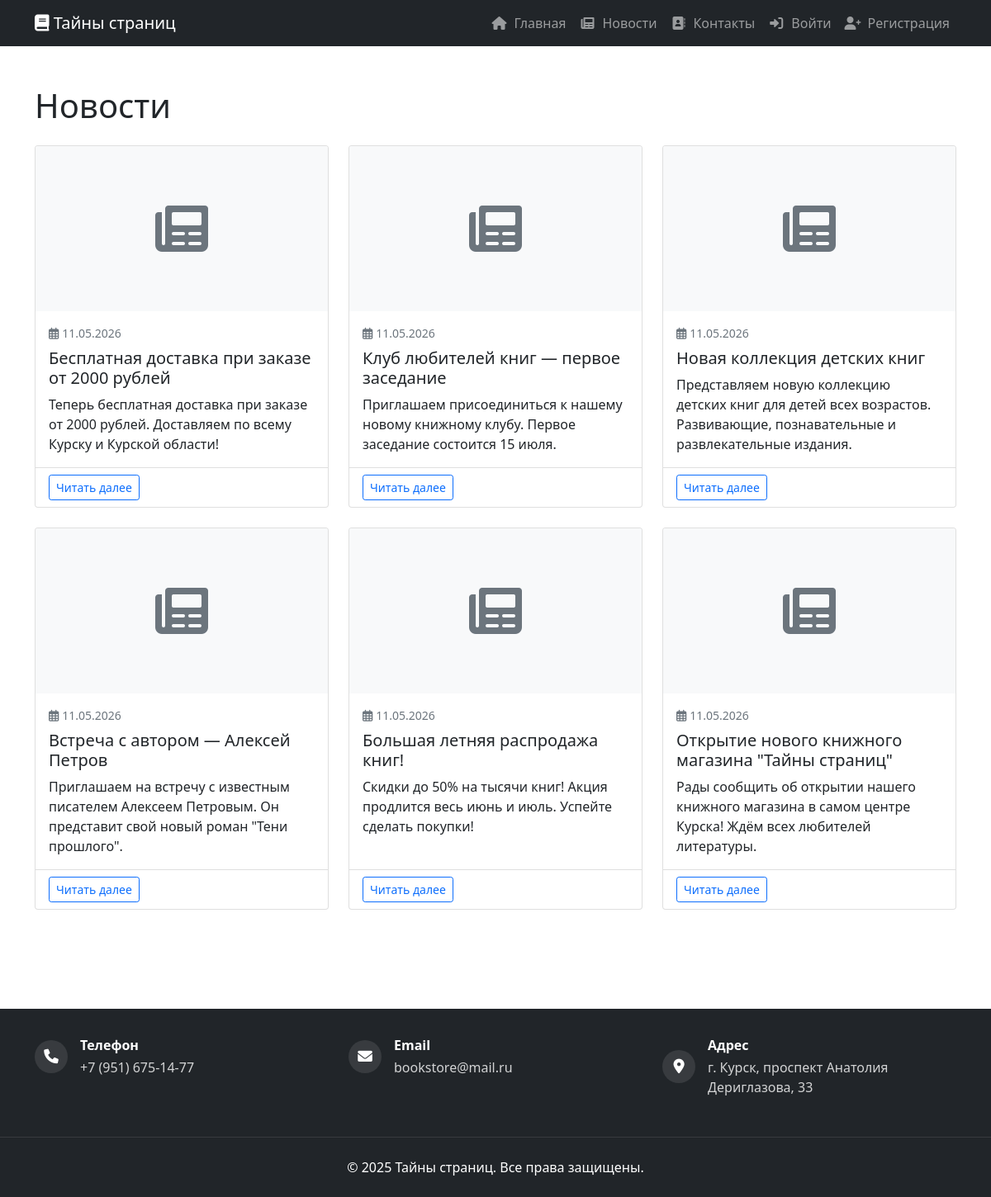
The page /news/ on the database as committed earlier.
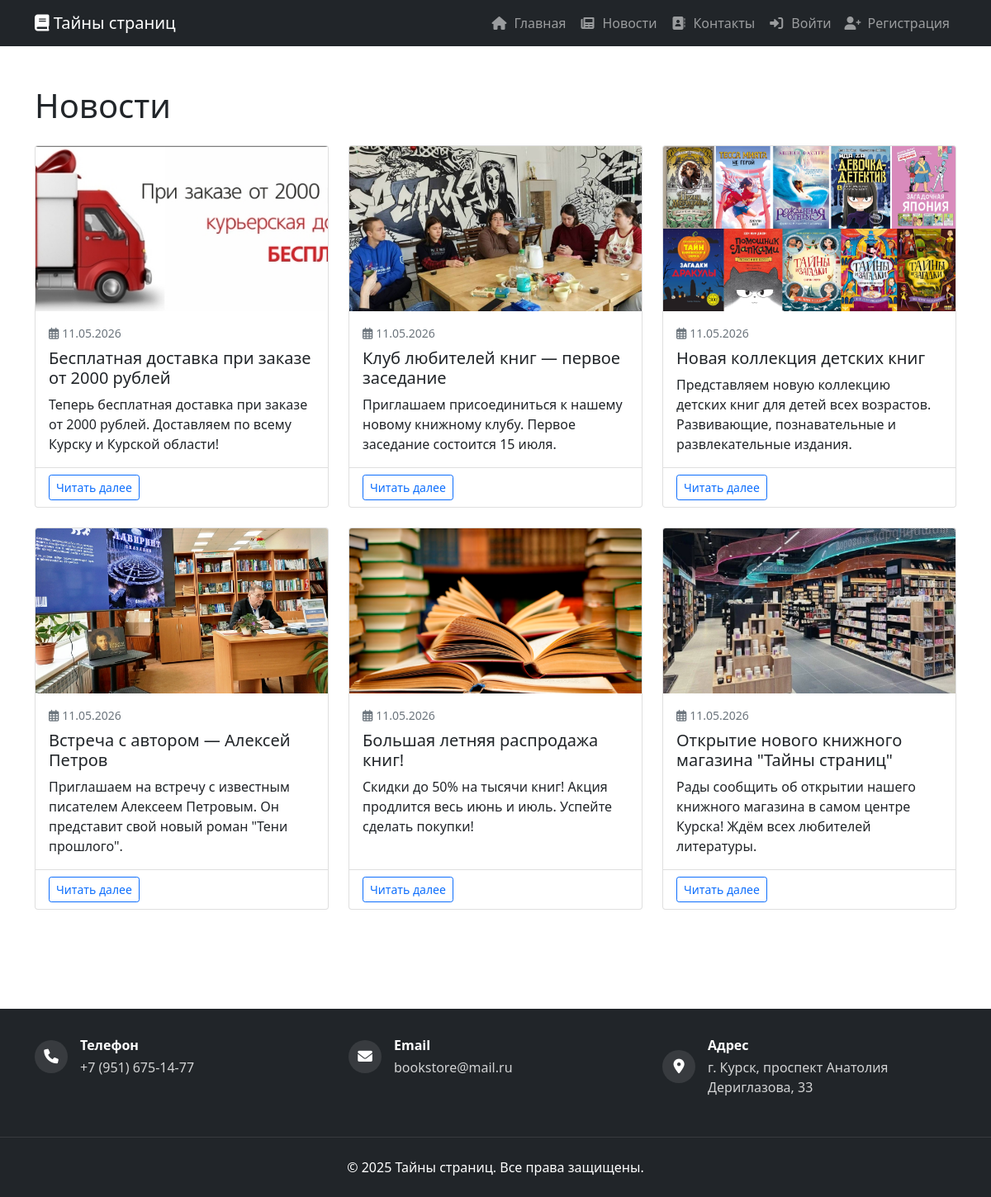
The same page on the database as committed later.
### catalog/models.py (models this page shows, shortened)
class News(models.Model):
    title = models.CharField(max_length=200, verbose_name="Заголовок")
    slug = models.SlugField(max_length=200, unique=True, verbose_name="URL-имя")
    short_content = models.TextField(verbose_name="Краткое описание")
    content = models.TextField(verbose_name="Полное содержание")
    image = models.ImageField(upload_to='news/', verbose_name="Изображение", null=True, blank=True)
    is_published = models.BooleanField(default=True, verbose_name="Опубликовано")
    created_at = models.DateTimeField(auto_now_add=True, verbose_name="Дата создания")
    updated_at = models.DateTimeField(auto_now=True, verbose_name="Дата обновления")
    class Meta:
        verbose_name = "Новость"
        verbose_name_plural = "Новости"
        ordering = ['-created_at']

### catalog/views.py (the view)
# urls.py: path('news/', views.news_list, name='news_list'),
def news_list(request):
    news_items = News.objects.filter(is_published=True).order_by('-created_at')
    paginator = Paginator(news_items, 9)
    page_number = request.GET.get('page')
    page_obj = paginator.get_page(page_number)
    return render(request, 'catalog/news_list.html', {'page_obj': page_obj})

### catalog/templates/catalog/news_list.html (shortened to what this page needs)
{% extends 'base.html' %}
{% block content %}
<div class="container py-5">
    <h1 class="mb-4">Новости</h1>
    {% if page_obj %}
    <div class="row">
        {% for news in page_obj %}
        <div class="col-md-6 col-lg-4 mb-4">
            <div class="card h-100 news-card">
                {% if news.image %}
                <img src="{{ news.image.url }}" class="card-img-top news-image" alt="{{ news.title }}">
                {% else %}
                <div class="card-img-top news-image-placeholder d-flex align-items-center justify-content-center bg-light">
                    <i class="fas fa-newspaper fa-4x text-muted"></i>
                </div>
                {% endif %}
                <div class="card-body">
                    <p class="text-muted small mb-2">
                        <i class="far fa-calendar-alt me-1"></i>{{ news.created_at|date:"d.m.Y" }}
                    </p>
                    <h5 class="card-title">{{ news.title }}</h5>
                    <p class="card-text">{{ news.short_content|truncatewords:20 }}</p>
                </div>
                <div class="card-footer bg-transparent">
                    <a href="{% url 'news_detail' slug=news.slug %}" class="btn btn-outline-primary btn-sm">
                        Читать далее
                    </a>
                </div>
            </div>
        </div>
        {% endfor %}
    </div>
    {% else %}
    <div class="alert alert-info">
        <i class="fas fa-info-circle me-2"></i>Новостей пока нет.
    </div>
    {% endif %}
</div>
{% endblock %}

### catalog/templates/base.html (shortened to what this page needs)
{% load static %}
<!DOCTYPE html>
<html lang="ru">
<head>
    <link href="https://cdn.jsdelivr.net/npm/bootstrap@5.1.3/dist/css/bootstrap.min.css" rel="stylesheet">
    <link href="https://cdnjs.cloudflare.com/ajax/libs/font-awesome/6.0.0/css/all.min.css" rel="stylesheet">
</head>
<body>
    <nav class="navbar navbar-expand-lg navbar-dark bg-dark">
        <div class="container">
            <a class="navbar-brand" href="{% url 'home' %}">
                <i class="fas fa-book"></i>
                <span>Тайны страниц</span>
            </a>
            <div class="collapse navbar-collapse" id="navbarContent">
                <div class="navbar-nav ms-auto">
                    <a class="nav-link" href="{% url 'home' %}">
                        <i class="fas fa-home"></i>
                        <span>Главная</span>
                    </a>
                    <a class="nav-link" href="{% url 'news_list' %}">
                        <i class="fas fa-newspaper"></i>
                        <span>Новости</span>
                    </a>
                    <a class="nav-link" href="{% url 'contacts' %}">
                        <i class="fas fa-address-book"></i>
                        <span>Контакты</span>
                    </a>
                    {% if user.is_authenticated %}
                    <a class="nav-link" href="{% url 'profile' %}">
                        <i class="fas fa-user"></i>
                        <span>Профиль</span>
                    </a>
                    <a class="nav-link" href="{% url 'cart' %}">
                        <i class="fas fa-shopping-cart"></i>
                        <span>Корзина</span>
                        {% if cart_total_items > 0 %}
                        <span class="badge bg-primary cart-badge">{{ cart_total_items }}</span>
                        {% endif %}
                    </a>
                    <a href="{% url 'logout' %}" class="nav-link">
                        <i class="fas fa-sign-out me-1"></i>
                        <span>Выйти</span>
                    </a>
                    {% else %}
                    <a class="nav-link" href="{% url 'login' %}">
                        <i class="fas fa-sign-in-alt"></i>
                        <span>Войти</span>
                    </a>
                    <a class="nav-link" href="{% url 'register' %}">
                        <i class="fas fa-user-plus"></i>
                        <span>Регистрация</span>
                    </a>
                    {% endif %}
                </div>
            </div>
        </div>
    </nav>
    <main>
        {% block content %}
        {% endblock %}
    </main>
    <footer class="footer bg-dark text-white mt-5">
        <div class="footer-contact-section">
            <div class="container">
                <div class="row">
                    <div class="col-md-4 mb-4 mb-md-0">
                        <div class="contact-item">
                            <div class="contact-icon">
                                <i class="fas fa-phone"></i>
                            </div>
                            <div class="contact-text">
                                <div class="contact-title">Телефон</div>
                                <a href="tel:+79516751477" class="contact-value">+7 (951) 675-14-77</a>
                            </div>
                        </div>
                    </div>
                    <div class="col-md-4 mb-4 mb-md-0">
                        <div class="contact-item">
                            <div class="contact-icon">
                                <i class="fas fa-envelope"></i>
                            </div>
                            <div class="contact-text">
                                <div class="contact-title">Email</div>
                                <a href="mailto:bookstore@mail.ru" class="contact-value">bookstore@mail.ru</a>
                            </div>
                        </div>
                    </div>
                    <div class="col-md-4">
                        <div class="contact-item">
                            <div class="contact-icon">
                                <i class="fas fa-map-marker-alt"></i>
                            </div>
                            <div class="contact-text">
                                <div class="contact-title">Адрес</div>
                                <span class="contact-value">г. Курск, проспект Анатолия Дериглазова, 33</span>
                            </div>
                        </div>
                    </div>
                </div>
            </div>
        </div>
        <div class="footer-bottom">
            <div class="container text-center">
                <p class="mb-0">&copy; 2025 Тайны страниц. Все права защищены.</p>
            </div>
        </div>
    </footer>
</body>
</html>

### catalog/templates/base.html (style rules this page uses)
body { min-height: 100vh; display: flex; flex-direction: column; }
main { flex-grow: 1; }
.nav-link { padding: 0.5rem 1rem; display: flex; align-items: center; }
.nav-link i { margin-right: 0.5rem; width: 20px; text-align: center; }
.footer-contact-section { padding: 2rem 0; border-bottom: 1px solid rgba(255,255,255,0.1); }
.contact-item { display: flex; align-items: center; margin-bottom: 1rem; transition: transform 0.2s; }
.contact-icon { width: 40px; height: 40px; background: rgba(255,255,255,0.1); border-radius: 50%; display: flex; align-items: center; justify-content: center; margin-right: 15px; font-size: 1.1rem; }
.contact-text { flex: 1; }
.contact-title { font-weight: 600; margin-bottom: 0.2rem; color: #fff; }
.contact-value { color: rgba(255,255,255,0.8); text-decoration: none; transition: color 0.2s; }
.footer-bottom { padding: 1.5rem 0; }

### catalog/templates/catalog/news_list.html (style rules this page uses)
.news-card { transition: transform 0.2s, box-shadow 0.2s; }
.news-image { height: 200px; object-fit: cover; }

Rows that differ between the two databases and show on the page:
changed News "Бесплатная доставка при заказе от 2000 рублей": image: picture added; image empty → "news/news_6.jpg" (drawn)
changed News "Клуб любителей книг — первое заседание": image: picture added; image empty → "news/news_5.jpg" (drawn)
changed News "Новая коллекция детских книг": image: picture added; image empty → "news/news_4.jpg" (drawn)
changed News "Встреча с автором — Алексей Петров": image: picture added; image empty → "news/news_3.jpg" (drawn)
changed News "Большая летняя распродажа книг!": image: picture added; image empty → "news/news_2.jpg" (drawn)
changed News "Открытие нового книжного магазина \"Тайны страниц\"": image: picture added; image empty → "news/news_1.jpg" (drawn)
